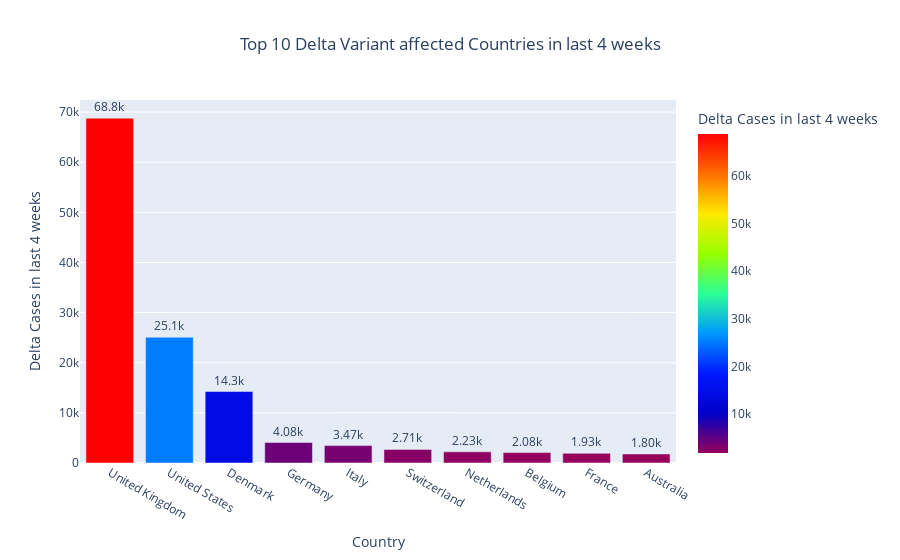

The notebook cell saved with this chart:
### Code cell
fig = px.bar(Top_10_affected_in_4_weeks, x='Country' , y='Delta Cases in last 4 weeks',text='Delta Cases in last 4 weeks',
             title="Top 10 Delta Variant affected Countries in last 4 weeks", barmode='group',
             color='Delta Cases in last 4 weeks',  color_continuous_scale='rainbow')
fig.update_traces(texttemplate='%{text:.3s}', textposition='outside')
fig.update_layout(title_x=0.5,uniformtext_minsize=8, uniformtext_mode='hide')
fig.show()

### Figure 1 — Plotly figure (JSON) as saved in the notebook; plotly's stock layout.template omitted (floating-point values rounded to 4 significant figures)
{"data": [{"alignmentgroup": "True", "hovertemplate": "Country=%{x}<br>Delta Cases in last 4 weeks=%{marker.color}<extra></extra>", "legendgroup": "", "marker": {"color": [68792, 25081, 14254, 4080, 3469, 2705, 2228, 2075, 1929, 1798], "coloraxis": "coloraxis"}, "name": "", "offsetgroup": "", "orientation": "v", "showlegend": false, "text": [68792, 25081, 14254, 4080, 3469, 2705, 2228, 2075, 1929, 1798], "textposition": "outside", "texttemplate": "%{text:.3s}", "type": "bar", "x": ["United Kingdom", "United States", "Denmark", "Germany", "Italy", "Switzerland", "Netherlands", "Belgium", "France", "Australia"], "xaxis": "x", "y": [68792, 25081, 14254, 4080, 3469, 2705, 2228, 2075, 1929, 1798], "yaxis": "y"}], "layout": {"barmode": "group", "coloraxis": {"colorbar": {"title": {"text": "Delta Cases in last 4 weeks"}}, "colorscale": [[0, "rgb(150,0,90)"], [0.125, "rgb(0,0,200)"], [0.25, "rgb(0,25,255)"], [0.375, "rgb(0,152,255)"], [0.5, "rgb(44,255,150)"], [0.625, "rgb(151,255,0)"], [0.75, "rgb(255,234,0)"], [0.875, "rgb(255,111,0)"], [1, "rgb(255,0,0)"]]}, "legend": {"tracegroupgap": 0}, "title": {"text": "Top 10 Delta Variant affected Countries in last 4 weeks", "x": 0.5}, "uniformtext": {"minsize": 8, "mode": "hide"}, "xaxis": {"anchor": "y", "domain": [0, 1], "title": {"text": "Country"}}, "yaxis": {"anchor": "x", "domain": [0, 1], "title": {"text": "Delta Cases in last 4 weeks"}}}}
